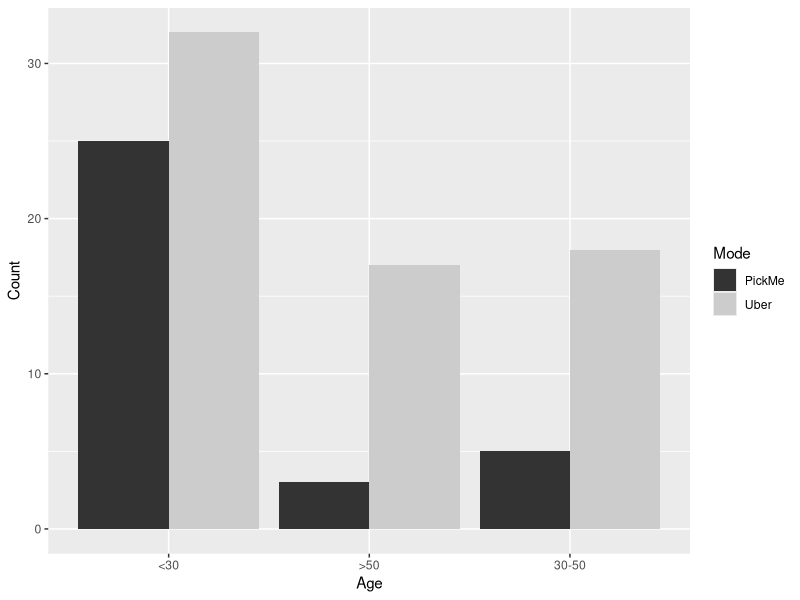

Generate this figure with R:
## ---- chunk 1
observed_table <- matrix(c(32, 25, 18, 5, 17, 3), nrow = 3, ncol = 2, byrow = T)
rownames(observed_table) <- c('<30', '30-50', '>50')
colnames(observed_table) <- c('Uber', 'PickMe')
observed_table

addmargins(observed_table)
## ---- chunk 2
output <- chisq.test(observed_table)
output
## ---- chunk 3
output$expected
## ---- chunk 4
library(tidyverse)

table2 <- observed_table %>%
  as.data.frame() %>%
  rownames_to_column() %>%
  gather(Column, Value, -rowname)

colnames(table2) <- c('Age', 'Mode', "Count")
table2


ggplot(data = table2, aes(x = Age, y = Count, fill = Mode)) + 
  geom_bar(stat = "identity", position = "dodge") +
  scale_fill_grey()
  
